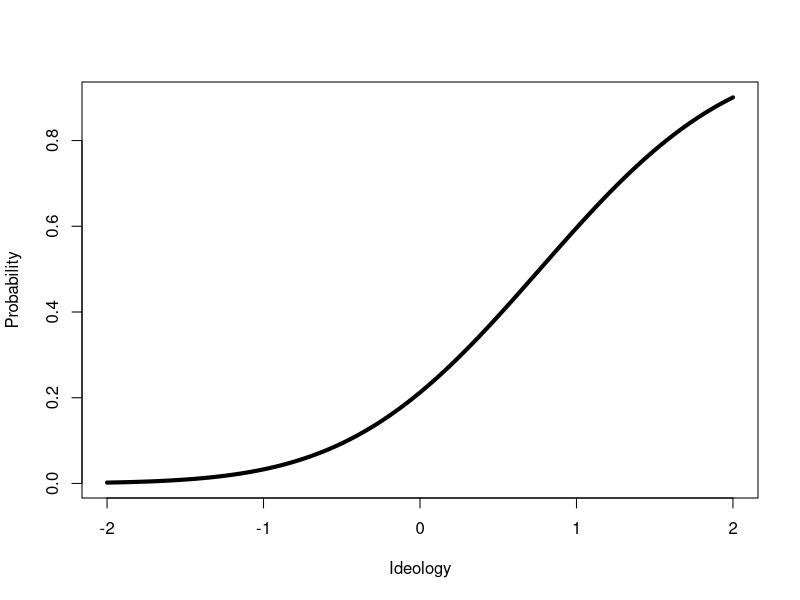

Write R code to recreate this figure.
##this implements code for lecture 2, particularly the probit model
##generating synthetic data 



true.beta<- c(-0.75, 1)
xs<- cbind(1, rnorm(1000))
y.star<- xs%*%true.beta
y.obs<- c()
for(z in 1:1000){
  y.obs[z]<- rbinom(1, prob = pnorm(y.star[z]), size = 1)
  
}

####writing the probit function




log.prob<- function(pars, X, Y){
  beta<- pars[1:ncol(X)]
  probs<- pnorm(X%*%beta)
  part1<- Y*log(probs)
  part2<- (1-Y)*log( 1- probs) 
  total<- sum(part1,  part2)
  return(total)
}

max.output<- optim(c(0, 0), log.prob, control = list(trace = 100, fnscale = -1 ), method = 'BFGS', hessian=T, X = xs, Y = y.obs)
par.est<- max.output$par
sqrt(diag(solve(-max.output$hessian)))

glm.output<- glm(y.obs~xs[,-1], family=binomial(link = 'probit'))
sqrt(diag(vcov(glm.output)))

##probability of observing an event, given xs = c(1, 0.5)

new.xs<- seq(-2, 2, len = 1000)
probs<- c()
for(z in 1:1000){
  probs[z]<- pnorm(c(1, new.xs[z] )%*%par.est)
}

plot(probs~new.xs, xlab = 'Ideology', ylab = 'Probability', type='l', lwd = 4)




  
  
  
  
  







